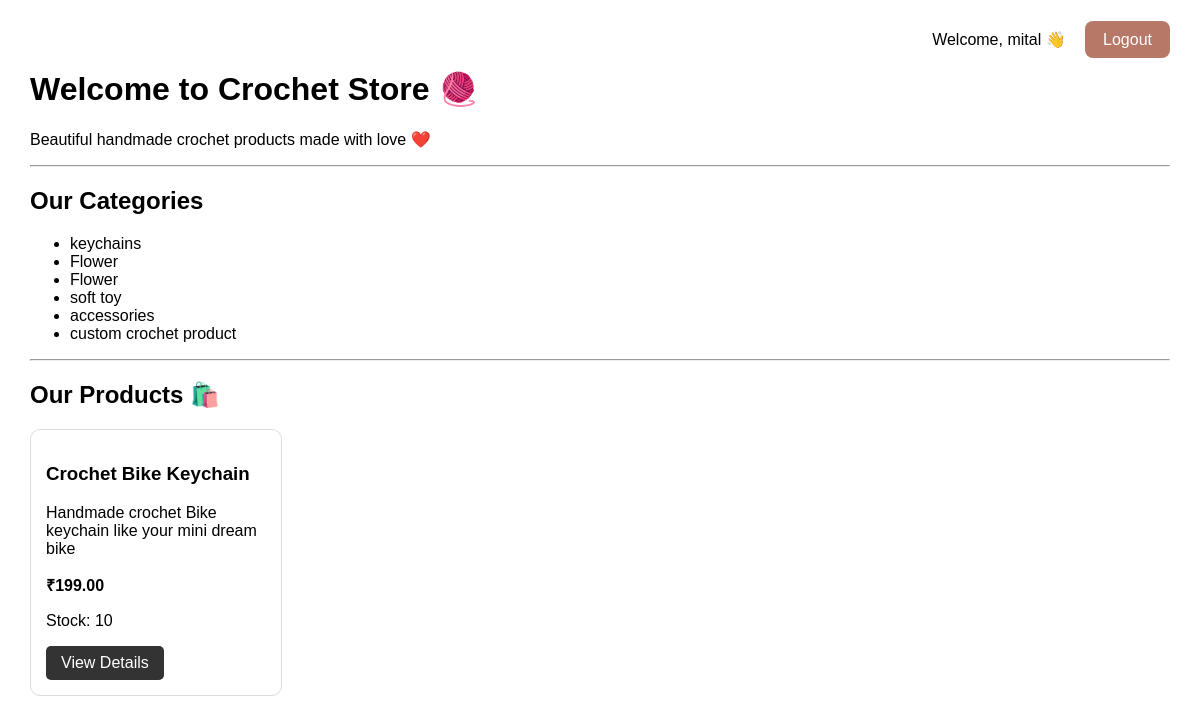
The page / (signed in) on the database its author committed.
### crochetapp/models.py (models this page shows, shortened)
class Category(models.Model):
        name = models.CharField(max_length=100)
        description = models.TextField(blank=True)

class Product(models.Model):
        name = models.CharField(max_length=200)
        category = models.ForeignKey(
            Category,
            on_delete=models.CASCADE
        )
        price = models.DecimalField(
            max_digits=10,
            decimal_places=2
        )
        description = models.TextField()
        stock = models.PositiveIntegerField(default=0)
        image = models.ImageField(
            upload_to='products/',
            blank=True,
            null=True
        )
        created_at = models.DateTimeField(auto_now_add=True)

### crochetapp/views.py (the view)
def home(request):
    categories = Category.objects.all()
    products = Product.objects.all()
    return render(request, 'crochetapp/home.html', {
        'categories': categories,
        'products': products
    })

### crochetapp/templates/crochetapp/home.html (shortened to what this page needs)
<!DOCTYPE html>
<html lang="en">
<head>
</head>
<body>
    <div style="text-align: right; margin-bottom: 20px;">
    {% if user.is_authenticated %}
        <span>Welcome, {{ user.username }} 👋</span>
        <a href="{% url 'logout' %}"
           style="margin-left: 15px; padding: 10px 18px; background: #b87868; color: white; text-decoration: none; border-radius: 8px;">
            Logout
        </a>
    {% else %}
        <a href="{% url 'login' %}"
           style="padding: 10px 18px; background: #b87868; color: white; text-decoration: none; border-radius: 8px;">
            Login
        </a>
    {% endif %}
</div>
    <h1>Welcome to Crochet Store 🧶</h1>
    <p>Beautiful handmade crochet products made with love ❤️</p>
    <hr>
    <h2>Our Categories</h2>
    <ul>
        {% for category in categories %}
            <li>{{ category.name }}</li>
        {% endfor %}
    </ul>
    <hr>
    <h2>Our Products 🛍️</h2>
    <div class="products">
        {% for product in products %}
        <div class="product-card">
            <h3>{{ product.name }}</h3>
            <p>{{ product.description }}</p>
            <p class="price">₹{{ product.price }}</p>
            <p>Stock: {{ product.stock }}</p>
            <a href="{% url 'product_detail' product.id %}"
               class="details-button">
                View Details
            </a>
        </div>
        {% empty %}
            <p>No products available yet.</p>
        {% endfor %}
    </div>
</body>
</html>

### crochetapp/templates/crochetapp/home.html (style rules this page uses)
body { font-family: Arial, sans-serif; margin: 30px; }
.products { display: flex; flex-wrap: wrap; gap: 20px; }
.product-card { width: 220px; border: 1px solid #ddd; border-radius: 10px; padding: 15px; }
.price { font-weight: bold; }
.details-button { display: inline-block; padding: 8px 15px; background-color: #333; color: white; text-decoration: none; border-radius: 5px; }

### rows shown on the page
Category: name "keychains"
Category: name "Flower"
Category: name "Flower"
Category: name "soft toy"
Category: name "accessories"
Category: name "custom crochet product"
Product: name "Crochet Bike Keychain", description "Handmade crochet Bike keychain like your mini dream bike", price "199.00", stock "10"

### other values the page prints
{{ user.username }} "mital"
